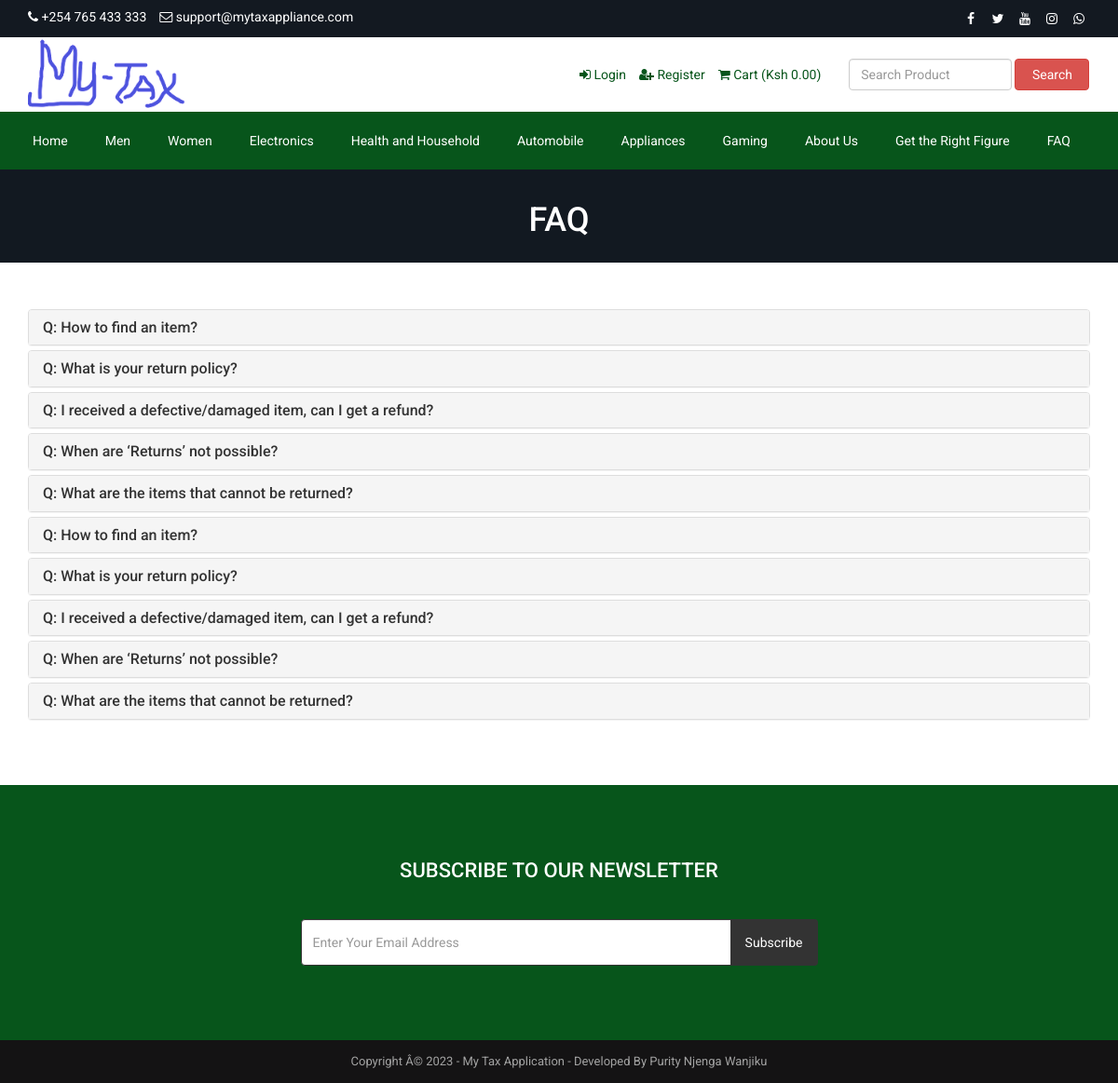
/faq.php (signed in), run on an earlier commit of the app's database.
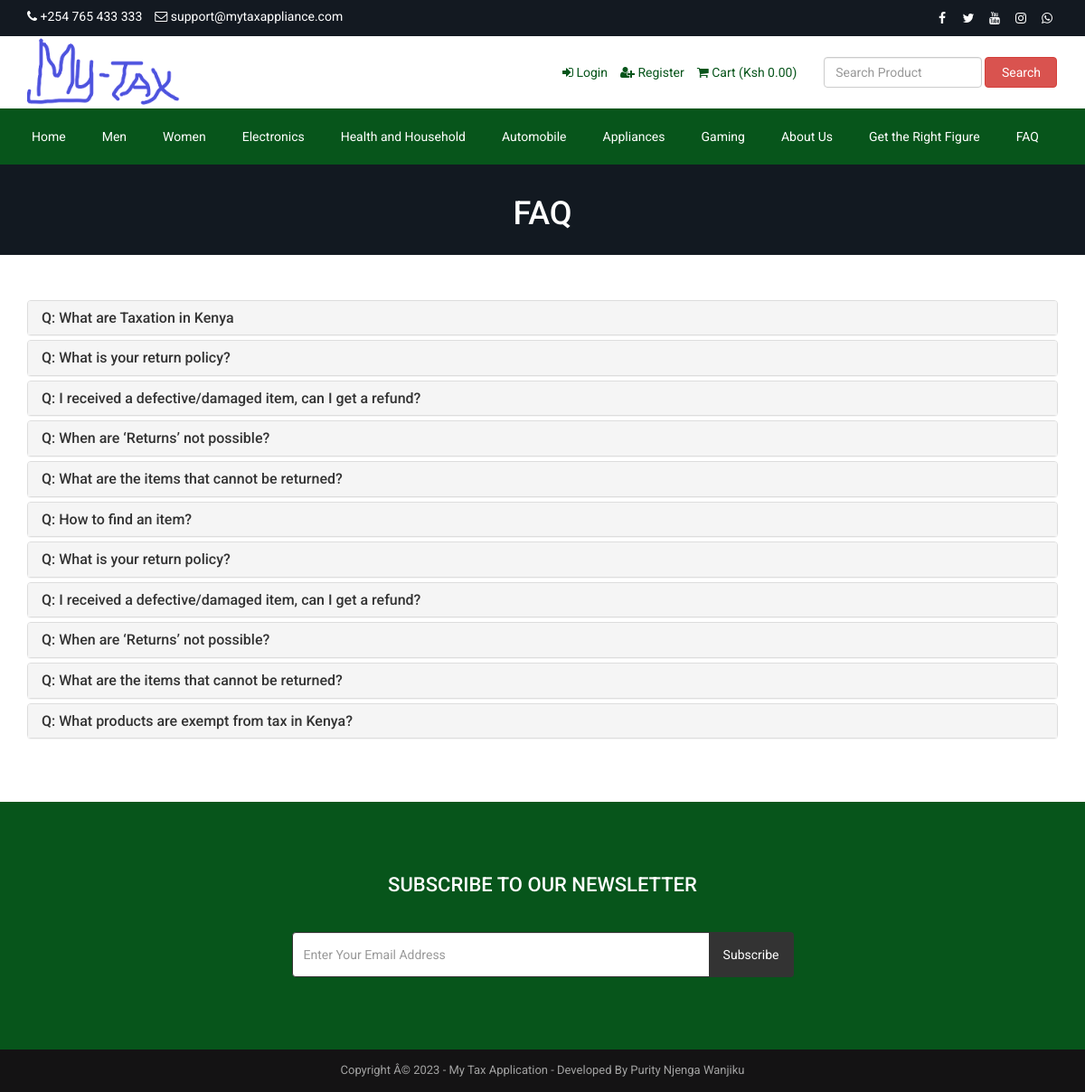
And on a later commit of the database.
### tables this page shows
CREATE TABLE `tbl_social` (
  `social_id` int(11) NOT NULL,
  `social_name` varchar(30) NOT NULL,
  `social_url` varchar(255) NOT NULL,
  `social_icon` varchar(30) NOT NULL
);

CREATE TABLE `tbl_top_category` (
  `tcat_id` int(11) NOT NULL,
  `tcat_name` varchar(255) NOT NULL,
  `show_on_menu` int(1) NOT NULL
);

CREATE TABLE `tbl_faq` (
  `faq_id` int(11) NOT NULL,
  `faq_title` varchar(255) NOT NULL,
  `faq_content` text NOT NULL
);

### faq.php (the view, shortened to what the changed rows need)
<?php require_once('header.php'); ?>
<?php
$statement = $pdo->prepare("SELECT * FROM tbl_page WHERE id=1");
$statement->execute();
$result = $statement->fetchAll(PDO::FETCH_ASSOC);
foreach ($result as $row) {
    $faq_title = $row['faq_title'];
    $faq_banner = $row['faq_banner'];
}
?>
<div class="page-banner" style="background-image: url(assets/uploads/<?php echo $faq_banner; ?>);">
    <div class="inner">
        <h1><?php echo $faq_title; ?></h1>
    </div>
</div>
<div class="page">
    <div class="container">
        <div class="row">
            <div class="col-md-12">
                <div class="panel-group" id="faqAccordion">
                    <?php
                    $statement = $pdo->prepare("SELECT * FROM tbl_faq");
                    $statement->execute();
                    $result = $statement->fetchAll(PDO::FETCH_ASSOC);
                    foreach ($result as $row) {
                        ?>
                        <div class="panel panel-default">
                            <div class="panel-heading accordion-toggle question-toggle collapsed" data-toggle="collapse" data-parent="#faqAccordion" data-target="#question<?php echo $row['faq_id']; ?>">
                                <h4 class="panel-title">
                                    Q: <?php echo $row['faq_title']; ?>
                                </h4>
                            </div>
                        </div>
                        <?php
                    }
                    ?>
                </div>
            </div>
        </div>
    </div>
</div>
<?php require_once('footer.php'); ?>

### header.php (shortened to what the changed rows need)
<?php
include("admin/inc/config.php");
?>
<!DOCTYPE html>
<html lang="en">
<head>
    <link rel="stylesheet" href="assets/css/bootstrap.min.css">
    <link rel="stylesheet" href="assets/css/font-awesome.min.css">
    <link rel="stylesheet" href="assets/css/owl.carousel.min.css">
    <link rel="stylesheet" href="assets/css/owl.theme.default.min.css">
    <link rel="stylesheet" href="assets/css/jquery.bxslider.min.css">
    <link rel="stylesheet" href="assets/css/magnific-popup.css">
    <link rel="stylesheet" href="assets/css/rating.css">
    <link rel="stylesheet" href="assets/css/spacing.css">
    <link rel="stylesheet" href="assets/css/bootstrap-touch-slider.css">
    <link rel="stylesheet" href="assets/css/animate.min.css">
    <link rel="stylesheet" href="assets/css/tree-menu.css">
    <link rel="stylesheet" href="assets/css/select2.min.css">
    <link rel="stylesheet" href="assets/css/main.css">
    <link rel="stylesheet" href="assets/css/responsive.css">
    <link rel="stylesheet" href="assets/css/calculator.css">
    <?php
    $statement = $pdo->prepare("SELECT * FROM tbl_page WHERE id=1");
$statement->execute();
$result = $statement->fetchAll(PDO::FETCH_ASSOC);
    ?>
</head>
<body>
    <div class="top">
        <div class="container">
            <div class="row">
                <div class="col-md-6 col-sm-6 col-xs-12">
                    <div class="right">
                        <ul>
                            <?php
                            $statement = $pdo->prepare("SELECT * FROM tbl_social");
                            $statement->execute();
                            $result = $statement->fetchAll(PDO::FETCH_ASSOC);
                            foreach ($result as $row) {
                            ?>
                            <?php if($row['social_url'] != ''): ?>
                            <li><a href="<?php echo $row['social_url']; ?>"><i
                                        class="<?php echo $row['social_icon']; ?>"></i></a>
                            </li>
                            <?php endif; ?>
                            <?php
                             }
                            ?>
                        </ul>
                    </div>
                </div>
            </div>
        </div>
    </div>
    <div class="nav">
        <div class="container">
            <div class="row">
                <div class="col-md-12 pl_0 pr_0">
                    <div class="menu-container">
                        <div class="menu">
                            <ul>
                                <?php
                                 $statement = $pdo->prepare("SELECT * FROM tbl_top_category WHERE show_on_menu=1");
                                 $statement->execute();
                                 $result = $statement->fetchAll(PDO::FETCH_ASSOC);
                                  foreach ($result as $row) {
                                ?>
                                <li><a
                                        href="product-category.php?id=<?php echo $row['tcat_id']; ?>&type=top-category"><?php echo $row['tcat_name']; ?></a>
                                </li>
                                <?php
                                }
                                ?>
                            </ul>
                        </div>
                    </div>
                </div>
            </div>
        </div>
    </div>

What changed in the data, as far as the page shows it:
changed tbl_faq: faq_title "How to find an item?" → "What are Taxation in Kenya"
added tbl_faq: faq_title "What products are exempt from tax in Kenya?"
